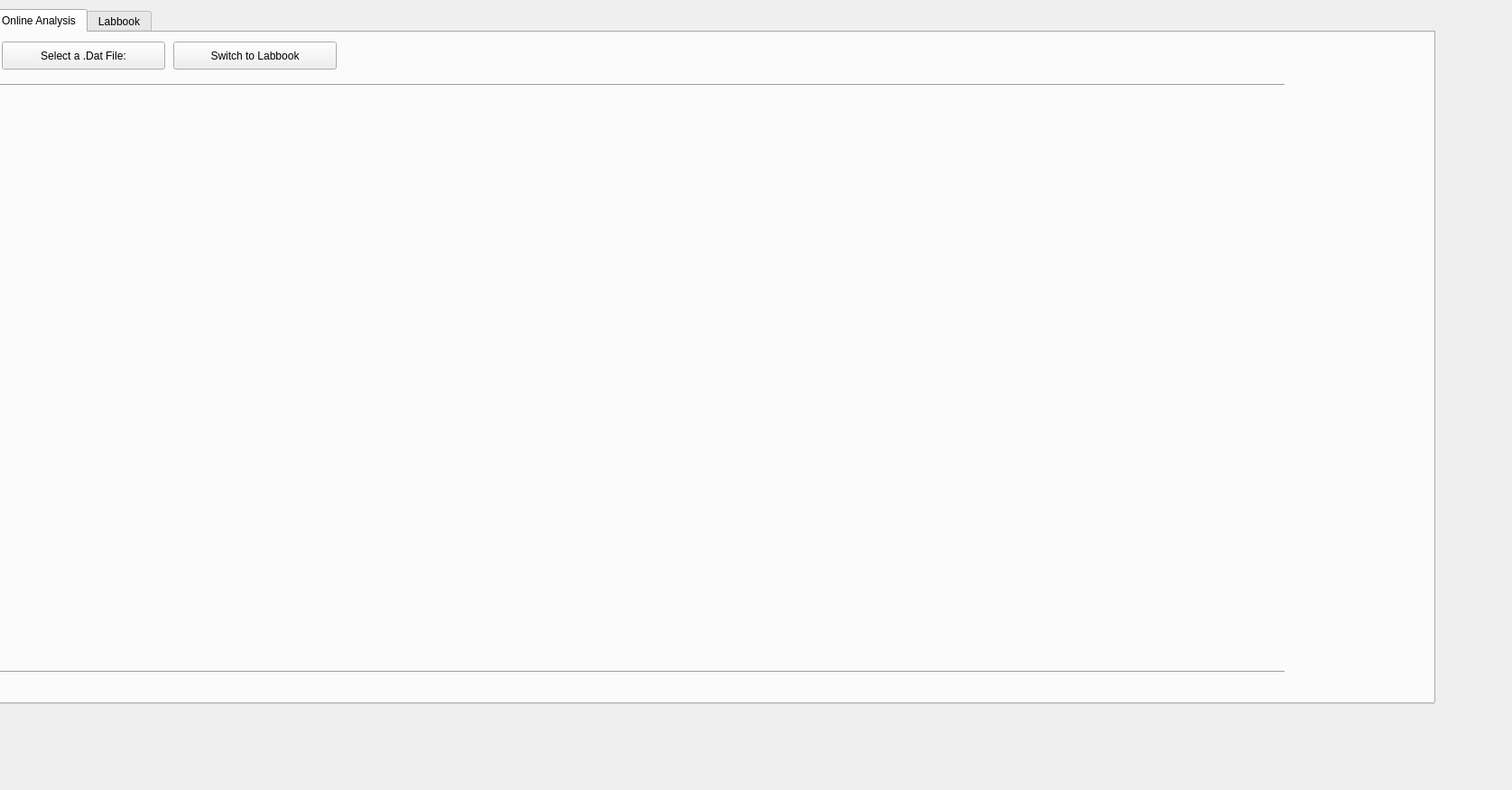
<?xml version="1.0" encoding="UTF-8"?>
<ui version="4.0">
 <class>Form</class>
 <widget class="QWidget" name="Form">
  <property name="geometry">
   <rect>
    <x>0</x>
    <y>0</y>
    <width>1675</width>
    <height>875</height>
   </rect>
  </property>
  <property name="windowTitle">
   <string>Form</string>
  </property>
  <widget class="QTabWidget" name="online_analysis">
   <property name="geometry">
    <rect>
     <x>-10</x>
     <y>10</y>
     <width>1600</width>
     <height>770</height>
    </rect>
   </property>
   <property name="currentIndex">
    <number>0</number>
   </property>
   <widget class="QWidget" name="online_analysis_window">
    <attribute name="title">
     <string>Online Analysis</string>
    </attribute>
    <widget class="QPushButton" name="button_select_data_file">
     <property name="geometry">
      <rect>
       <x>10</x>
       <y>10</y>
       <width>181</width>
       <height>31</height>
      </rect>
     </property>
     <property name="text">
      <string>Select a .Dat File:</string>
     </property>
    </widget>
    <widget class="QPushButton" name="button_switch_to_labbook">
     <property name="geometry">
      <rect>
       <x>200</x>
       <y>10</y>
       <width>181</width>
       <height>31</height>
      </rect>
     </property>
     <property name="text">
      <string>Switch to Labbook</string>
     </property>
    </widget>
    <widget class="QWidget" name="horizontalLayoutWidget">
     <property name="geometry">
      <rect>
       <x>10</x>
       <y>80</y>
       <width>1411</width>
       <height>501</height>
      </rect>
     </property>
     <layout class="QHBoxLayout" name="horizontalLayout">
      <item>
       <widget class="QWidget" name="mpl_canvas" native="true"/>
      </item>
      <item>
       <widget class="QWidget" name="button_toolbar_online" native="true"/>
      </item>
      <item>
       <widget class="QWidget" name="treeview_widget" native="true"/>
      </item>
     </layout>
    </widget>
    <widget class="Line" name="line">
     <property name="geometry">
      <rect>
       <x>0</x>
       <y>50</y>
       <width>1431</width>
       <height>16</height>
      </rect>
     </property>
     <property name="orientation">
      <enum>Qt::Horizontal</enum>
     </property>
    </widget>
    <widget class="Line" name="line_2">
     <property name="geometry">
      <rect>
       <x>0</x>
       <y>700</y>
       <width>1431</width>
       <height>16</height>
      </rect>
     </property>
     <property name="orientation">
      <enum>Qt::Horizontal</enum>
     </property>
    </widget>
    <widget class="QWidget" name="horizontalLayoutWidget_2">
     <property name="geometry">
      <rect>
       <x>770</x>
       <y>600</y>
       <width>651</width>
       <height>80</height>
      </rect>
     </property>
     <layout class="QHBoxLayout" name="horizontalLayout_2">
      <item>
       <widget class="QWidget" name="widget" native="true">
        <widget class="QWidget" name="button_transfer_to_offline" native="true">
         <property name="geometry">
          <rect>
           <x>0</x>
           <y>0</y>
           <width>211</width>
           <height>80</height>
          </rect>
         </property>
        </widget>
        <widget class="QWidget" name="button_discard_series" native="true">
         <property name="geometry">
          <rect>
           <x>240</x>
           <y>0</y>
           <width>191</width>
           <height>80</height>
          </rect>
         </property>
         <widget class="QWidget" name="widget_4" native="true">
          <property name="geometry">
           <rect>
            <x>230</x>
            <y>0</y>
            <width>191</width>
            <height>80</height>
           </rect>
          </property>
         </widget>
         <widget class="QWidget" name="button_save_current_trace" native="true">
          <property name="geometry">
           <rect>
            <x>220</x>
            <y>0</y>
            <width>191</width>
            <height>80</height>
           </rect>
          </property>
          <widget class="QWidget" name="widget_5" native="true">
           <property name="geometry">
            <rect>
             <x>230</x>
             <y>0</y>
             <width>191</width>
             <height>80</height>
            </rect>
           </property>
          </widget>
         </widget>
        </widget>
       </widget>
      </item>
     </layout>
    </widget>
   </widget>
   <widget class="QWidget" name="labbook_window">
    <attribute name="title">
     <string>Labbook</string>
    </attribute>
    <widget class="QWidget" name="verticalLayoutWidget">
     <property name="geometry">
      <rect>
       <x>20</x>
       <y>20</y>
       <width>271</width>
       <height>681</height>
      </rect>
     </property>
     <layout class="QVBoxLayout" name="verticalLayout">
      <item>
       <widget class="QLabel" name="label">
        <property name="text">
         <string>Treeview of Experiment</string>
        </property>
       </widget>
      </item>
      <item>
       <widget class="QTreeView" name="treeview_experiment"/>
      </item>
      <item>
       <spacer name="horizontalSpacer_2">
        <property name="orientation">
         <enum>Qt::Horizontal</enum>
        </property>
        <property name="sizeHint" stdset="0">
         <size>
          <width>40</width>
          <height>20</height>
         </size>
        </property>
       </spacer>
      </item>
      <item>
       <spacer name="horizontalSpacer">
        <property name="orientation">
         <enum>Qt::Horizontal</enum>
        </property>
        <property name="sizeHint" stdset="0">
         <size>
          <width>40</width>
          <height>20</height>
         </size>
        </property>
       </spacer>
      </item>
      <item>
       <widget class="QPushButton" name="retrieve_button">
        <property name="text">
         <string>Retrieve</string>
        </property>
       </widget>
      </item>
      <item>
       <widget class="QPushButton" name="discard_button">
        <property name="text">
         <string>Discard</string>
        </property>
       </widget>
      </item>
      <item>
       <spacer name="horizontalSpacer_3">
        <property name="orientation">
         <enum>Qt::Horizontal</enum>
        </property>
        <property name="sizeHint" stdset="0">
         <size>
          <width>40</width>
          <height>20</height>
         </size>
        </property>
       </spacer>
      </item>
      <item>
       <spacer name="horizontalSpacer_4">
        <property name="orientation">
         <enum>Qt::Horizontal</enum>
        </property>
        <property name="sizeHint" stdset="0">
         <size>
          <width>40</width>
          <height>20</height>
         </size>
        </property>
       </spacer>
      </item>
      <item>
       <widget class="QTreeView" name="treeview_experiment_discarded"/>
      </item>
     </layout>
    </widget>
    <widget class="QWidget" name="verticalLayoutWidget_2">
     <property name="geometry">
      <rect>
       <x>1100</x>
       <y>20</y>
       <width>311</width>
       <height>681</height>
      </rect>
     </property>
     <layout class="QVBoxLayout" name="verticalLayout_2">
      <item>
       <widget class="QLabel" name="label_3">
        <property name="text">
         <string>Image of the Experiment</string>
        </property>
       </widget>
      </item>
      <item>
       <widget class="QGraphicsView" name="image_experiment"/>
      </item>
      <item>
       <spacer name="horizontalSpacer_19">
        <property name="orientation">
         <enum>Qt::Horizontal</enum>
        </property>
        <property name="sizeHint" stdset="0">
         <size>
          <width>40</width>
          <height>20</height>
         </size>
        </property>
       </spacer>
      </item>
      <item>
       <spacer name="horizontalSpacer_17">
        <property name="orientation">
         <enum>Qt::Horizontal</enum>
        </property>
        <property name="sizeHint" stdset="0">
         <size>
          <width>40</width>
          <height>20</height>
         </size>
        </property>
       </spacer>
      </item>
      <item>
       <spacer name="horizontalSpacer_13">
        <property name="orientation">
         <enum>Qt::Horizontal</enum>
        </property>
        <property name="sizeHint" stdset="0">
         <size>
          <width>40</width>
          <height>20</height>
         </size>
        </property>
       </spacer>
      </item>
      <item>
       <spacer name="horizontalSpacer_14">
        <property name="orientation">
         <enum>Qt::Horizontal</enum>
        </property>
        <property name="sizeHint" stdset="0">
         <size>
          <width>40</width>
          <height>20</height>
         </size>
        </property>
       </spacer>
      </item>
      <item>
       <spacer name="horizontalSpacer_12">
        <property name="orientation">
         <enum>Qt::Horizontal</enum>
        </property>
        <property name="sizeHint" stdset="0">
         <size>
          <width>40</width>
          <height>20</height>
         </size>
        </property>
       </spacer>
      </item>
      <item>
       <spacer name="horizontalSpacer_11">
        <property name="orientation">
         <enum>Qt::Horizontal</enum>
        </property>
        <property name="sizeHint" stdset="0">
         <size>
          <width>40</width>
          <height>20</height>
         </size>
        </property>
       </spacer>
      </item>
      <item>
       <spacer name="horizontalSpacer_10">
        <property name="orientation">
         <enum>Qt::Horizontal</enum>
        </property>
        <property name="sizeHint" stdset="0">
         <size>
          <width>40</width>
          <height>20</height>
         </size>
        </property>
       </spacer>
      </item>
      <item>
       <spacer name="horizontalSpacer_5">
        <property name="orientation">
         <enum>Qt::Horizontal</enum>
        </property>
        <property name="sizeHint" stdset="0">
         <size>
          <width>40</width>
          <height>20</height>
         </size>
        </property>
       </spacer>
      </item>
      <item>
       <spacer name="horizontalSpacer_7">
        <property name="orientation">
         <enum>Qt::Horizontal</enum>
        </property>
        <property name="sizeHint" stdset="0">
         <size>
          <width>40</width>
          <height>20</height>
         </size>
        </property>
       </spacer>
      </item>
      <item>
       <spacer name="horizontalSpacer_6">
        <property name="orientation">
         <enum>Qt::Horizontal</enum>
        </property>
        <property name="sizeHint" stdset="0">
         <size>
          <width>40</width>
          <height>20</height>
         </size>
        </property>
       </spacer>
      </item>
      <item>
       <spacer name="horizontalSpacer_8">
        <property name="orientation">
         <enum>Qt::Horizontal</enum>
        </property>
        <property name="sizeHint" stdset="0">
         <size>
          <width>40</width>
          <height>20</height>
         </size>
        </property>
       </spacer>
      </item>
      <item>
       <spacer name="horizontalSpacer_9">
        <property name="orientation">
         <enum>Qt::Horizontal</enum>
        </property>
        <property name="sizeHint" stdset="0">
         <size>
          <width>40</width>
          <height>20</height>
         </size>
        </property>
       </spacer>
      </item>
      <item>
       <widget class="QPushButton" name="add_metadata_button">
        <property name="text">
         <string>Add Metadata to Labbook</string>
        </property>
       </widget>
      </item>
      <item>
       <widget class="QPushButton" name="save_labbook_button">
        <property name="text">
         <string>Save Labbook</string>
        </property>
       </widget>
      </item>
     </layout>
    </widget>
    <widget class="QWidget" name="verticalLayoutWidget_3">
     <property name="geometry">
      <rect>
       <x>300</x>
       <y>20</y>
       <width>791</width>
       <height>681</height>
      </rect>
     </property>
     <layout class="QVBoxLayout" name="verticalLayout_3">
      <item>
       <widget class="QLabel" name="label_2">
        <property name="text">
         <string>Labbook of Experiment</string>
        </property>
       </widget>
      </item>
      <item>
       <widget class="QTableWidget" name="tableWidget"/>
      </item>
     </layout>
    </widget>
   </widget>
  </widget>
 </widget>
 <resources/>
 <connections/>
</ui>
